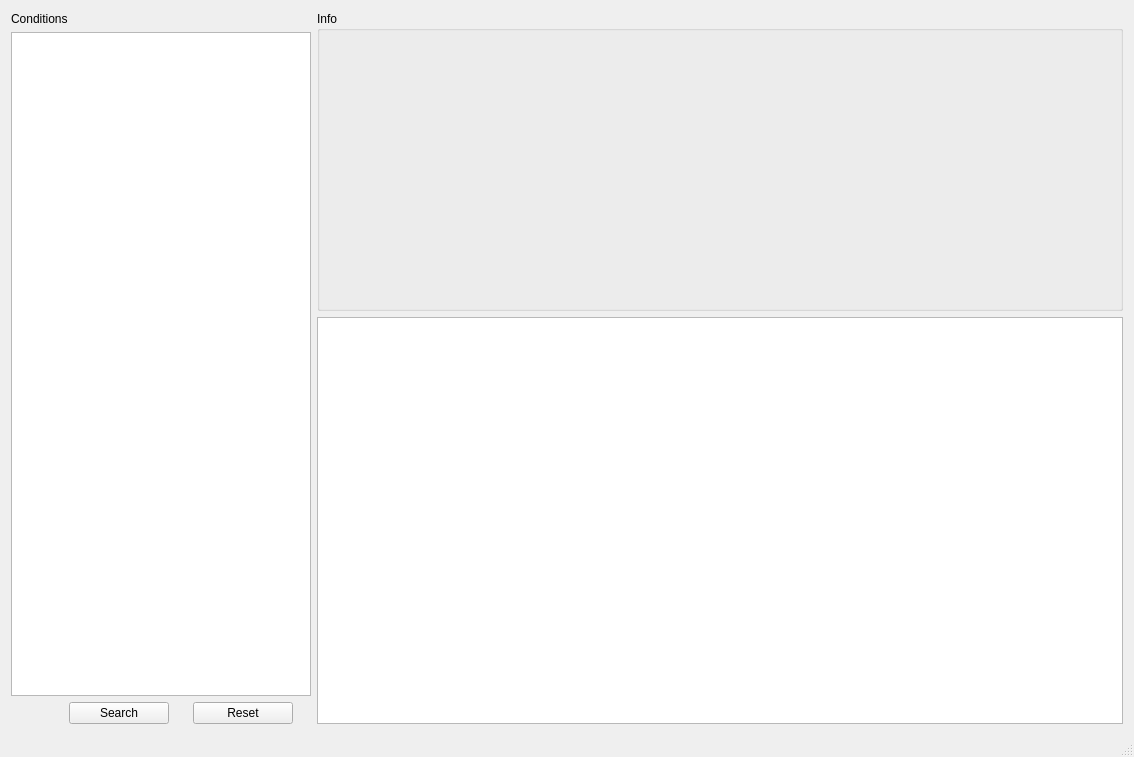
<?xml version="1.0" encoding="UTF-8"?>
<ui version="4.0">
 <class>MainWindow</class>
 <widget class="QMainWindow" name="MainWindow">
  <property name="windowModality">
   <enum>Qt::NonModal</enum>
  </property>
  <property name="geometry">
   <rect>
    <x>0</x>
    <y>0</y>
    <width>1134</width>
    <height>757</height>
   </rect>
  </property>
  <property name="windowTitle">
   <string>MainWindow</string>
  </property>
  <widget class="QWidget" name="centralWidget">
   <layout class="QHBoxLayout" name="horizontalLayout">
    <item>
     <layout class="QVBoxLayout" name="verticalLayout">
      <property name="sizeConstraint">
       <enum>QLayout::SetDefaultConstraint</enum>
      </property>
      <item>
       <widget class="QLabel" name="label">
        <property name="sizePolicy">
         <sizepolicy hsizetype="Preferred" vsizetype="Fixed">
          <horstretch>0</horstretch>
          <verstretch>0</verstretch>
         </sizepolicy>
        </property>
        <property name="minimumSize">
         <size>
          <width>0</width>
          <height>15</height>
         </size>
        </property>
        <property name="maximumSize">
         <size>
          <width>100</width>
          <height>20</height>
         </size>
        </property>
        <property name="text">
         <string>Conditions</string>
        </property>
       </widget>
      </item>
      <item>
       <widget class="QListWidget" name="listWidget_conditions">
        <property name="sizePolicy">
         <sizepolicy hsizetype="Minimum" vsizetype="Expanding">
          <horstretch>0</horstretch>
          <verstretch>0</verstretch>
         </sizepolicy>
        </property>
        <property name="minimumSize">
         <size>
          <width>300</width>
          <height>0</height>
         </size>
        </property>
        <property name="maximumSize">
         <size>
          <width>16777215</width>
          <height>16777215</height>
         </size>
        </property>
       </widget>
      </item>
      <item>
       <layout class="QHBoxLayout" name="horizontalLayout_2">
        <item>
         <spacer name="horizontalSpacer">
          <property name="orientation">
           <enum>Qt::Horizontal</enum>
          </property>
          <property name="sizeType">
           <enum>QSizePolicy::Minimum</enum>
          </property>
          <property name="sizeHint" stdset="0">
           <size>
            <width>40</width>
            <height>20</height>
           </size>
          </property>
         </spacer>
        </item>
        <item>
         <widget class="QPushButton" name="pushButton_search">
          <property name="minimumSize">
           <size>
            <width>0</width>
            <height>0</height>
           </size>
          </property>
          <property name="maximumSize">
           <size>
            <width>100</width>
            <height>16777215</height>
           </size>
          </property>
          <property name="text">
           <string>Search</string>
          </property>
         </widget>
        </item>
        <item>
         <widget class="QPushButton" name="pushButton_reset">
          <property name="minimumSize">
           <size>
            <width>0</width>
            <height>0</height>
           </size>
          </property>
          <property name="maximumSize">
           <size>
            <width>100</width>
            <height>16777215</height>
           </size>
          </property>
          <property name="text">
           <string>Reset</string>
          </property>
         </widget>
        </item>
       </layout>
      </item>
     </layout>
    </item>
    <item>
     <layout class="QVBoxLayout" name="verticalLayout_2">
      <item>
       <widget class="QGroupBox" name="groupBox_info">
        <property name="sizePolicy">
         <sizepolicy hsizetype="Expanding" vsizetype="Preferred">
          <horstretch>0</horstretch>
          <verstretch>0</verstretch>
         </sizepolicy>
        </property>
        <property name="minimumSize">
         <size>
          <width>0</width>
          <height>300</height>
         </size>
        </property>
        <property name="title">
         <string>Info</string>
        </property>
       </widget>
      </item>
      <item>
       <widget class="QListWidget" name="listWidget_selected">
        <property name="sizePolicy">
         <sizepolicy hsizetype="Expanding" vsizetype="Expanding">
          <horstretch>0</horstretch>
          <verstretch>0</verstretch>
         </sizepolicy>
        </property>
       </widget>
      </item>
     </layout>
    </item>
   </layout>
  </widget>
  <widget class="QMenuBar" name="menuBar">
   <property name="geometry">
    <rect>
     <x>0</x>
     <y>0</y>
     <width>1134</width>
     <height>20</height>
    </rect>
   </property>
  </widget>
  <widget class="QStatusBar" name="statusBar"/>
 </widget>
 <layoutdefault spacing="6" margin="11"/>
 <resources/>
 <connections/>
</ui>
